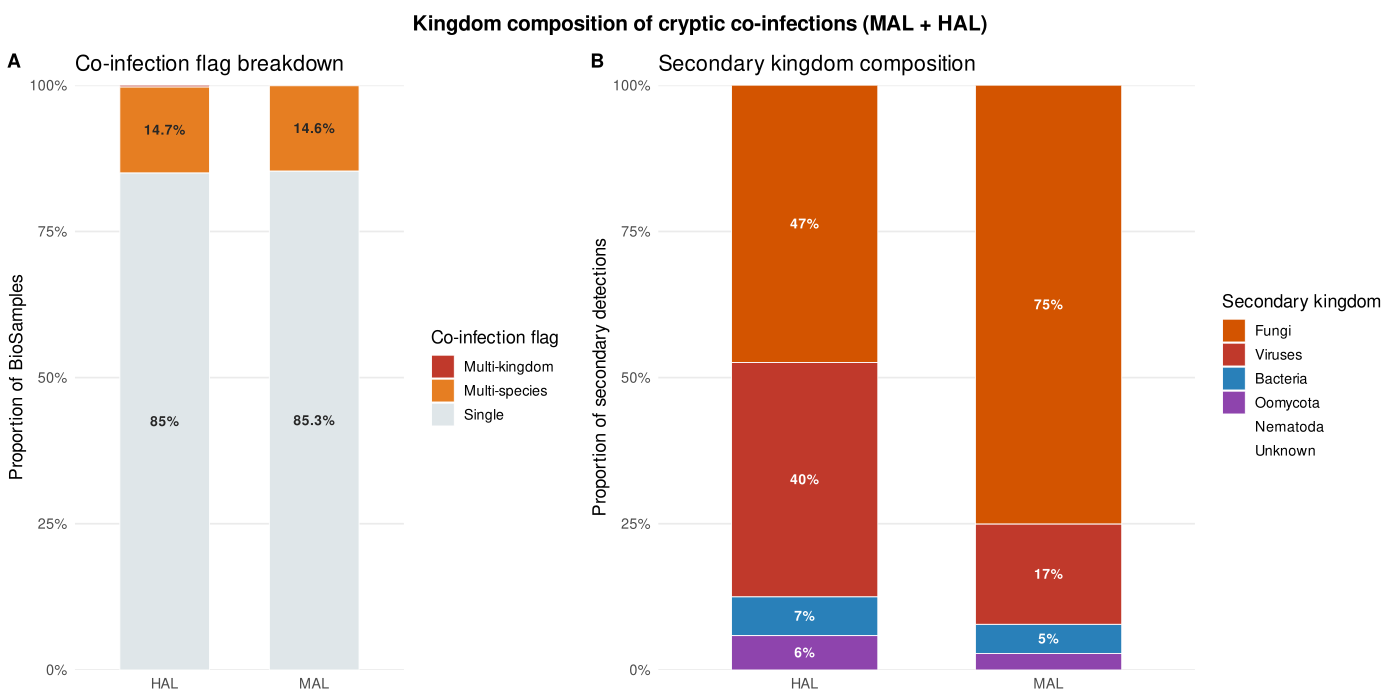

Source code (R):
#!/usr/bin/env Rscript
# figure/kingdom_comp/kingdom_comp.R — secondary kingdom composition by mode
# Run from crypt/: Rscript figure/kingdom_comp/kingdom_comp.R

suppressPackageStartupMessages({
  library(ggplot2); library(dplyr); library(tidyr); library(stringr)
})

RUNS_TSV <- "output/02_filter_runs/data/runs.tsv"
OUT       <- "figure/kingdom_comp/kingdom_comp"

KINGDOM_COLS <- c(
  Fungi     = "#d35400",
  Viruses   = "#c0392b",
  Bacteria  = "#2980b9",
  Oomycota  = "#8e44ad",
  Nematoda  = "#27ae60",
  Unknown   = "#95a5a6"
)

crypt <- read.delim(RUNS_TSV, stringsAsFactors = FALSE) |>
  filter(biosample_representative == "True")

# ── Panel A: kingdom breakdown of secondary detections per mode ────────────────
coinf <- crypt |>
  filter(co_infection_flag != "single", secondary_kingdoms != "") |>
  select(mode, secondary_kingdoms) |>
  mutate(secondary_kingdoms = str_remove_all(secondary_kingdoms,
                                             "\\s*\\([^)]+\\)")) |>
  separate_rows(secondary_kingdoms, sep = ";\\s*") |>
  filter(secondary_kingdoms != "", !is.na(secondary_kingdoms)) |>
  mutate(
    kingdom   = str_trim(secondary_kingdoms),
    mode_label = ifelse(mode == "mal", "MAL", "HAL")
  ) |>
  count(mode_label, kingdom) |>
  group_by(mode_label) |>
  mutate(
    prop  = n / sum(n),
    kingdom = factor(kingdom, levels = names(KINGDOM_COLS))
  ) |>
  ungroup()

cat("Secondary kingdom counts:\n")
print(as.data.frame(coinf |> select(mode_label, kingdom, n, prop)))

p_a <- ggplot(coinf,
              aes(x = mode_label, y = prop, fill = kingdom)) +
  geom_col(width = 0.6, colour = "white", linewidth = 0.3) +
  geom_text(aes(label = ifelse(prop >= 0.03,
                               paste0(round(prop * 100), "%"), "")),
            position = position_stack(vjust = 0.5),
            size = 3.5, colour = "white", fontface = "bold") +
  scale_y_continuous(labels = scales::percent_format(),
                     expand  = c(0, 0)) +
  scale_fill_manual(values = KINGDOM_COLS, name = "Secondary kingdom",
                    drop = FALSE) +
  labs(x = NULL, y = "Proportion of secondary detections",
       title = "Secondary kingdom composition") +
  theme_minimal(base_size = 13) +
  theme(
    panel.grid.major.x = element_blank(),
    panel.grid.minor   = element_blank(),
    plot.background    = element_rect(fill = "white", colour = NA)
  )

# ── Panel B: co-infection flag breakdown per mode ─────────────────────────────
flag_dat <- crypt |>
  mutate(
    mode_label        = ifelse(mode == "mal", "MAL", "HAL"),
    co_infection_flag = factor(co_infection_flag,
                               levels = c("multi_kingdom", "multi_species", "single"))
  ) |>
  count(mode_label, co_infection_flag) |>
  group_by(mode_label) |>
  mutate(prop = n / sum(n)) |>
  ungroup()

FLAG_COLS <- c(
  single        = "#dfe6e9",
  multi_species = "#e67e22",
  multi_kingdom = "#c0392b"
)
FLAG_LABS <- c(
  single        = "Single",
  multi_species = "Multi-species",
  multi_kingdom = "Multi-kingdom"
)

p_b <- ggplot(flag_dat,
              aes(x = mode_label, y = prop, fill = co_infection_flag)) +
  geom_col(width = 0.6, colour = "white", linewidth = 0.3) +
  geom_text(aes(label = ifelse(prop >= 0.01,
                               paste0(round(prop * 100, 1), "%"), "")),
            position = position_stack(vjust = 0.5),
            size = 3.5, colour = "grey15", fontface = "bold") +
  scale_y_continuous(labels = scales::percent_format(),
                     expand  = c(0, 0)) +
  scale_fill_manual(values = FLAG_COLS, labels = FLAG_LABS,
                    name = "Co-infection flag", drop = FALSE) +
  labs(x = NULL, y = "Proportion of BioSamples",
       title = "Co-infection flag breakdown") +
  theme_minimal(base_size = 13) +
  theme(
    panel.grid.major.x = element_blank(),
    panel.grid.minor   = element_blank(),
    plot.background    = element_rect(fill = "white", colour = NA)
  )

# ── Combine + save ─────────────────────────────────────────────────────────────
library(cowplot)

combined <- plot_grid(p_b, p_a, ncol = 2, align = "h", rel_widths = c(1, 1.4),
                      labels = c("A", "B"), label_size = 14)

title_row <- ggdraw() +
  draw_label("Kingdom composition of cryptic co-infections (MAL + HAL)",
             fontface = "bold", size = 15, x = 0.5, hjust = 0.5) +
  theme(plot.background = element_rect(fill = "white", colour = NA))

final <- plot_grid(title_row, combined, ncol = 1, rel_heights = c(0.07, 1))

ggsave(paste0(OUT, ".pdf"), final, width = 14, height = 7, bg = "white",
       device = cairo_pdf)
ggsave(paste0(OUT, ".png"), final, width = 14, height = 7, bg = "white", dpi = 200)
cat("Written:", paste0(OUT, ".pdf/.png\n"))
